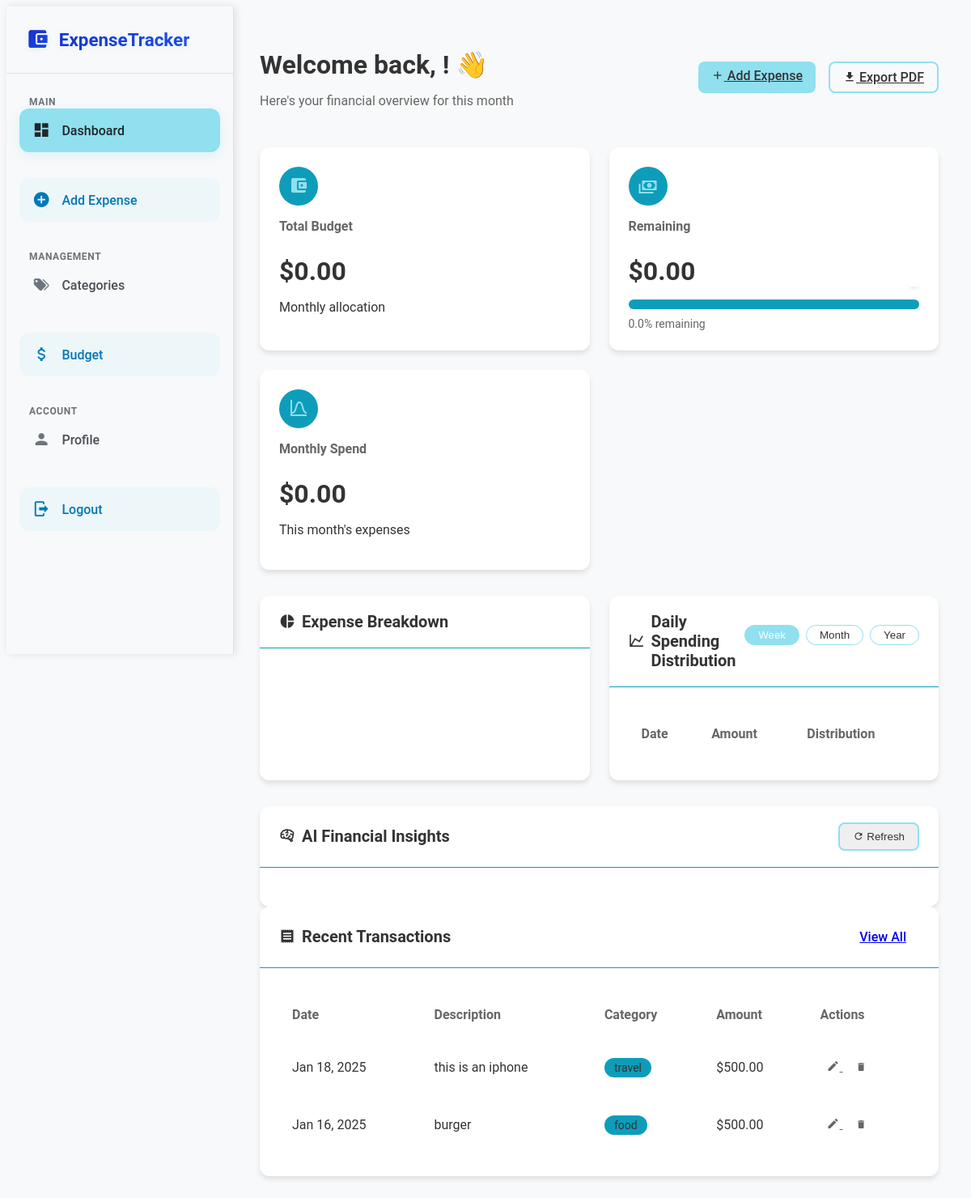
Page / (signed in) on the earlier database version.
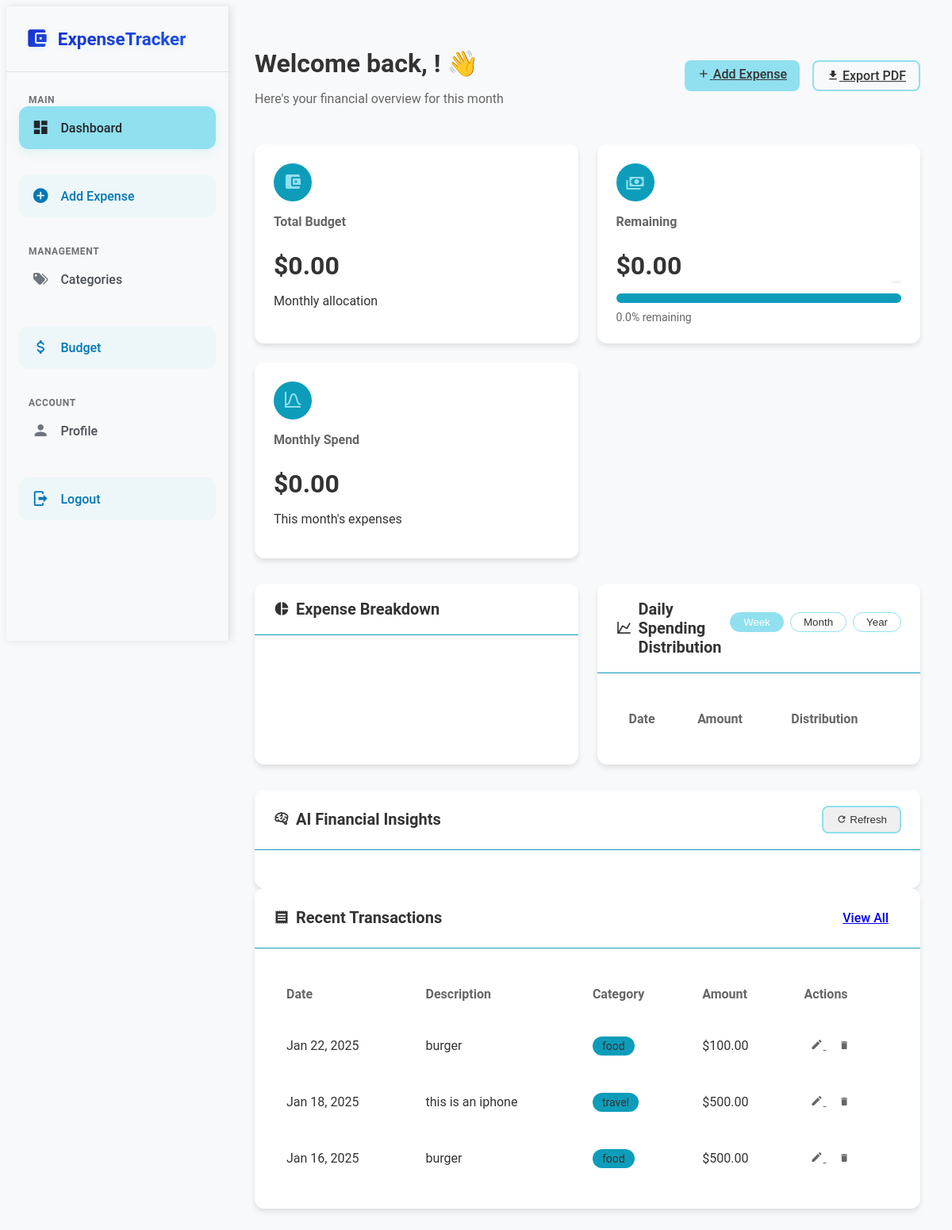
Same page on the later database version.
### Expenses/models.py (models this page shows, shortened)
class Expense(models.Model):
    RECURRING_CHOICES = [
        ('none', 'None'),
        ('daily', 'Daily'),
        ('weekly', 'Weekly'),
        ('monthly', 'Monthly'),
        ('yearly', 'Yearly'),
    ]
    user = models.ForeignKey(User, on_delete=models.CASCADE)
    category = models.ForeignKey(Category, on_delete=models.SET_NULL, null=True, blank=True)
    amount = models.DecimalField(
        max_digits=10,
        decimal_places=2,
        validators=[MinValueValidator(0.01)]
    )
    description = models.CharField(max_length=200)
    date = models.DateField()
    recurring = models.CharField(
        max_length=10,
        choices=RECURRING_CHOICES,
        default='none'
    )
    created_at = models.DateTimeField(auto_now_add=True)
    updated_at = models.DateTimeField(auto_now=True)
    @classmethod
    def get_monthly_total(cls, user):
        start_date = timezone.now().replace(day=1)
        return cls.objects.filter(
            user=user,
            date__gte=start_date
        ).aggregate(Sum('amount'))['amount__sum'] or 0
    @classmethod
    def get_category_breakdown(cls, user):
        start_date = timezone.now().replace(day=1)
        total_expenses = cls.objects.filter(
            user=user,
            date__gte=start_date
        ).aggregate(total=Sum('amount'))['total'] or 0
        if total_expenses == 0:
            return []

class Category(models.Model):
    name = models.CharField(max_length=100)
    user = models.ForeignKey(User, on_delete=models.CASCADE)
    budget = models.DecimalField(
        max_digits=10,
        decimal_places=2,
        validators=[MinValueValidator(0)],
        default=0
    )
    class Meta:
        verbose_name_plural = 'Categories'
        unique_together = ['name', 'user']

### Expenses/views.py (the view, shortened to what this page needs)
# urls.py: path('', views.dashboard, name='dashboard'),
@login_required(login_url='login')
def dashboard(request):
    check_and_reset_monthly_budget()
    profile, created = UserProfile.objects.get_or_create(user=request.user)
    today = timezone.now()
    start_date = today.replace(day=1)
    monthly_spend = Expense.get_monthly_total(request.user)
    remaining_budget = profile.get_remaining_budget()
    category_expenses = Expense.get_category_breakdown(request.user)
    recent_transactions = Expense.objects.filter(
        user=request.user
    ).select_related('category').order_by('-date')[:5]
    context = {
        'user': request.user,
        'profile': profile,
        'total_budget': profile.total_budget,
        'remaining_budget': remaining_budget,
        'monthly_spend': monthly_spend,
        'category_expenses': category_expenses,
        'recent_transactions': recent_transactions,
        'budget_percentage': profile.get_budget_percentage(),
    }
    return render(request, 'dashboard.html', context)

### Expenses/models.py (called while the page is built)
    def get_remaining_budget(self):
        monthly_expenses = Expense.get_monthly_total(self.user)
        return self.total_budget - monthly_expenses

    def get_budget_percentage(self):
        if self.total_budget > 0:
            return (self.get_remaining_budget() / self.total_budget) * 100
        return 0

### Expenses/views.py (called while the page is built)
def send_budget_reminder_email(user):
    subject = 'Monthly Budget Reset Reminder'
    message = f"""
    Hello {user.username},

    This is a reminder that your monthly budget has been reset for the new month.
    Please set your new budget to help maintain your financial goals.

    You can set your budget here: {settings.SITE_URL}/expenses/set-budget/

    Best regards,
    Your Expense Tracker Team
    """
    send_mail(
        subject,
        message,
        settings.DEFAULT_FROM_EMAIL,
        [user.email],
        fail_silently=False,
    )

@receiver(post_save, sender=UserProfile)
def create_user_profile(sender, instance, created, **kwargs):
    if created:
        instance.last_budget_reset = timezone.now()
        instance.save()

### Expenses/templates/dashboard.html (shortened to what the changed rows need)
{% extends 'base.html' %}
{% load static %}
{% block css_files %}
<link rel="stylesheet" href="{% static 'css/dashboard.css' %}"/>
<link href="https://cdn.jsdelivr.net/npm/@mdi/font@6.5.95/css/materialdesignicons.min.css" rel="stylesheet">
{% endblock %}
{% block content %}
<div class="dashboard-container">
    {% include 'partials/sidebar.html' %}
    <main class="main-content">
        <div class="dashboard-header">
            <div class="welcome-section">
                <h1>Welcome back, {{ user.first_name }}! 👋</h1>
            </div>
        </div>
        <div class="overview-cards">
            <div class="card budget-card">
                <div class="card-body">
                    <div class="card-info">
                        <h2>${{ total_budget|floatformat:2 }}</h2>
                    </div>
                </div>
            </div>
            <div class="card remaining-card">
                <div class="card-body">
                    <div class="card-info">
                        <h2>${{ remaining_budget|floatformat:2 }}</h2>
                    </div>
                </div>
            </div>
            <div class="card spending-card">
                <div class="card-body">
                    <div class="card-info">
                        <h2>${{ monthly_spend|floatformat:2 }}</h2>
                    </div>
                </div>
            </div>
        </div>
        <div class="analysis-section">
            <div class="card chart-card">
                <div class="card-body">
                    <div class="table-responsive">
                        <table class="table">
                            <thead>
                                <tr>
                                    <th>Date</th>
                                    <th>Amount</th>
                                    <th>Distribution</th>
                                </tr>
                            </thead>
                        </table>
                    </div>
                </div>
            </div>
        </div>
        <div class="card transactions-card">
            <div class="card-body">
                <div class="table-responsive">
                    <table class="table" id="recentTransactionsTable">
                        <thead>
                            <tr>
                                <th>Date</th>
                                <th>Description</th>
                                <th>Category</th>
                                <th>Amount</th>
                                <th>Actions</th>
                            </tr>
                        </thead>
                        <tbody>
                            {% for expense in recent_transactions %}
                            <tr>
                                <td>{{ expense.date|date:"M d, Y" }}</td>
                                <td>{{ expense.description }}</td>
                                <td>
                                    <span class="category-badge">
                                        {{ expense.category.name|default:"Uncategorized" }}
                                    </span>
                                </td>
                                <td class="amount">${{ expense.amount|floatformat:2 }}</td>
                                <td>
                                    <a href="{% url 'edit_expense' expense.id %}" class="btn btn-icon" title="Edit">
                                        <i class="mdi mdi-pencil"></i>
                                    </a>
                                    <button class="btn btn-icon delete-expense" data-expense-id="{{ expense.id }}" title="Delete">
                                        <i class="mdi mdi-delete"></i>
                                    </button>
                                </td>
                            </tr>
                            {% endfor %}
                        </tbody>
                    </table>
                </div>
            </div>
        </div>
    </main>
</div>
{% endblock %}

Differences in the rows shown:
added Expense: date "Jan 22, 2025", description "burger", category.name "food", amount "100.00"
